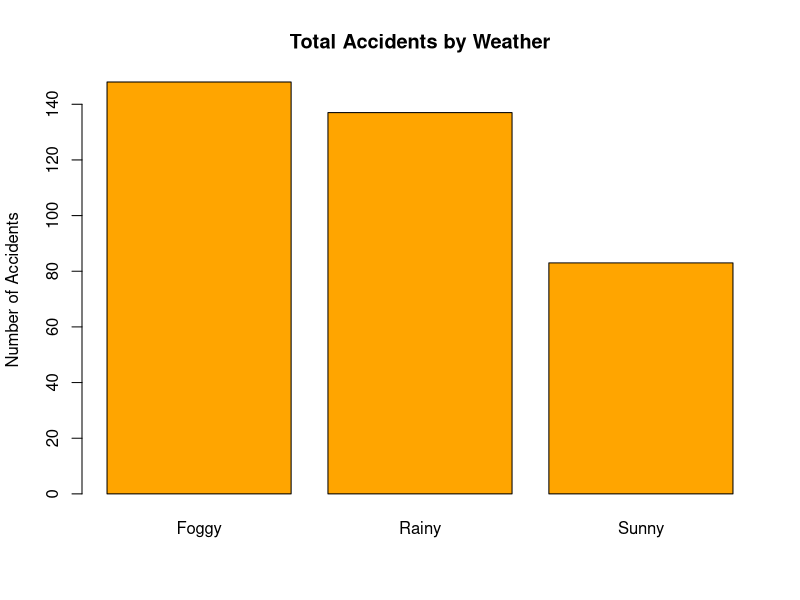
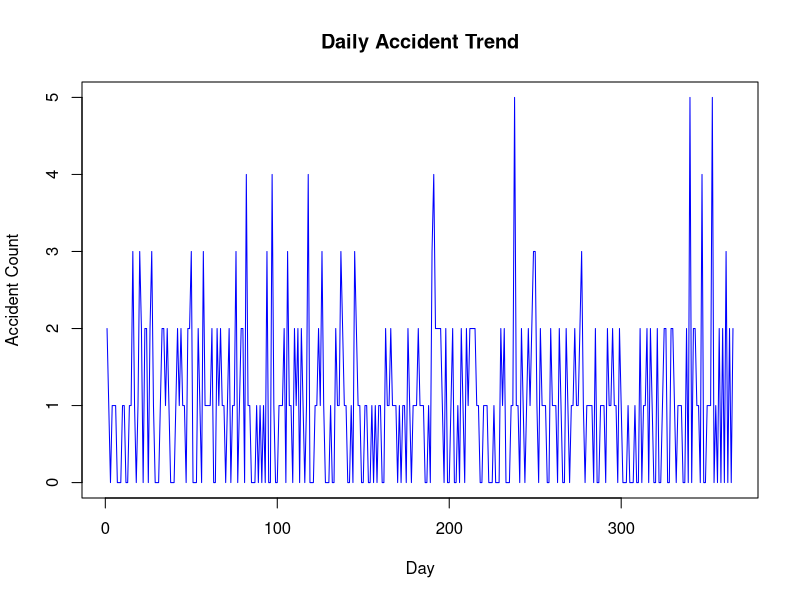
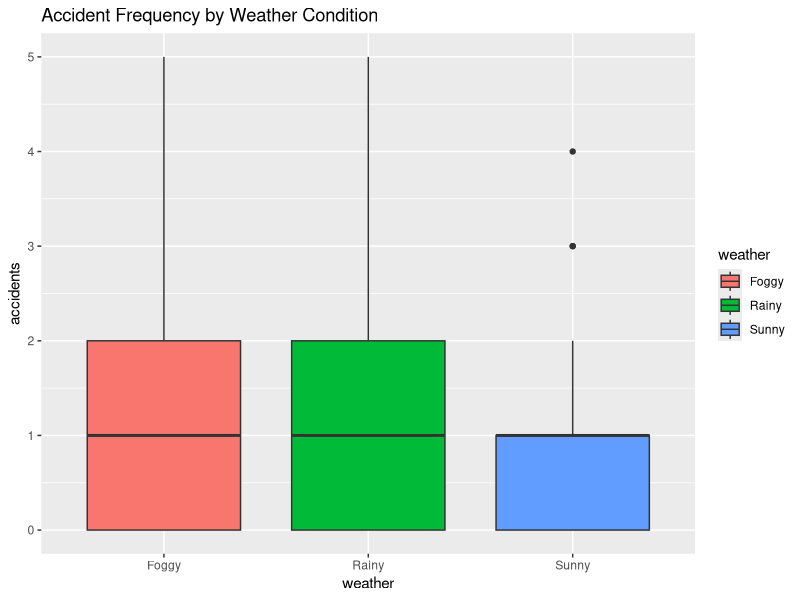
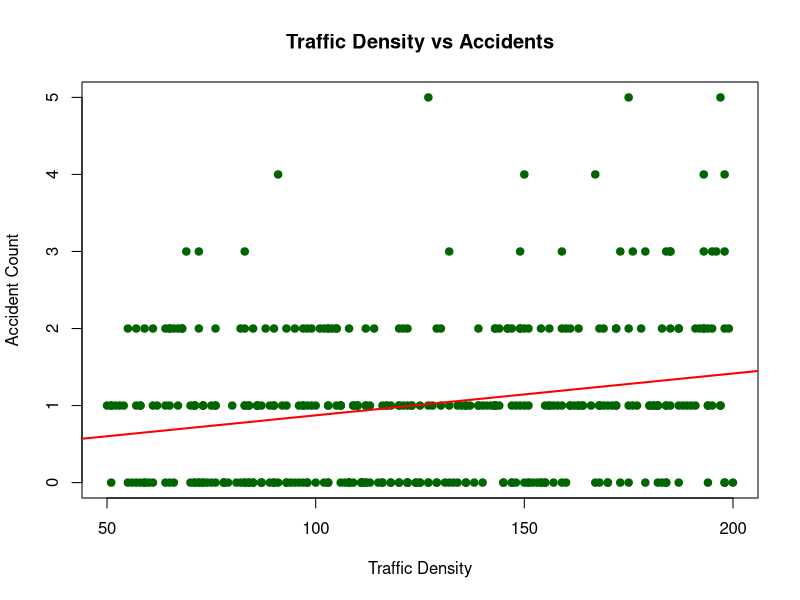
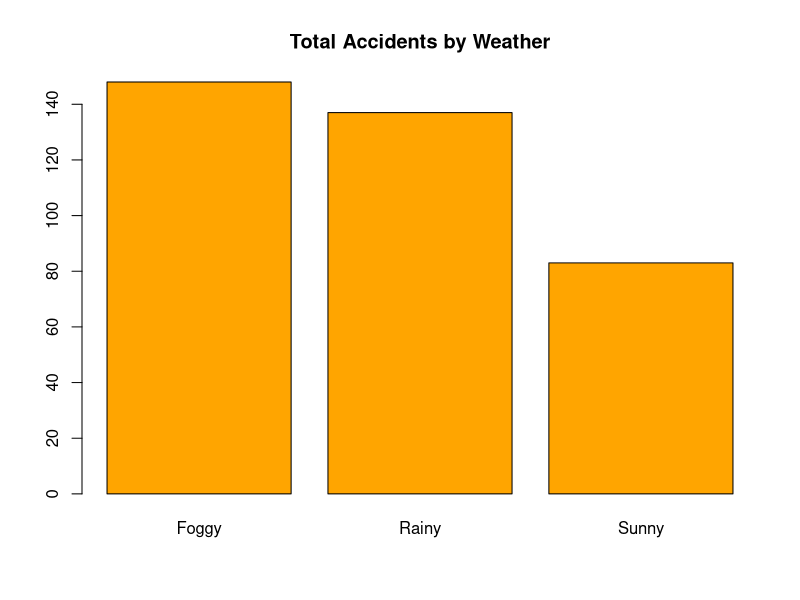
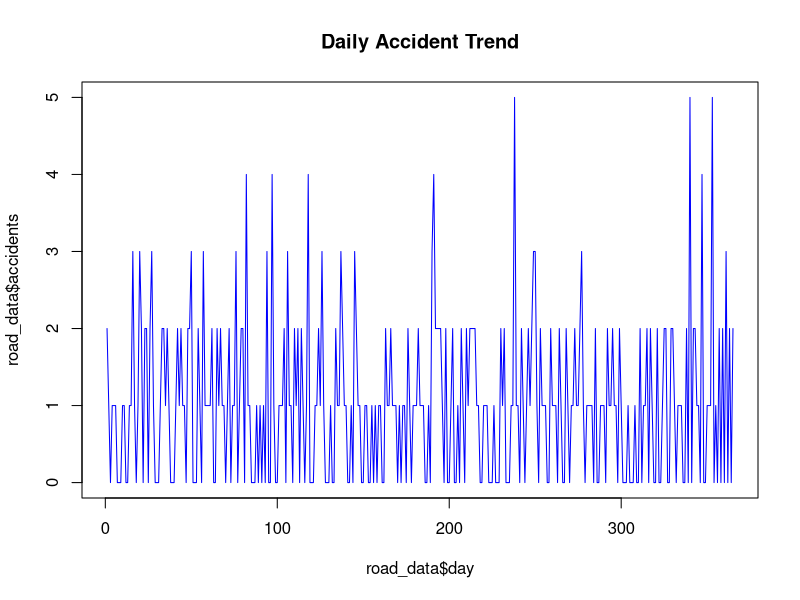
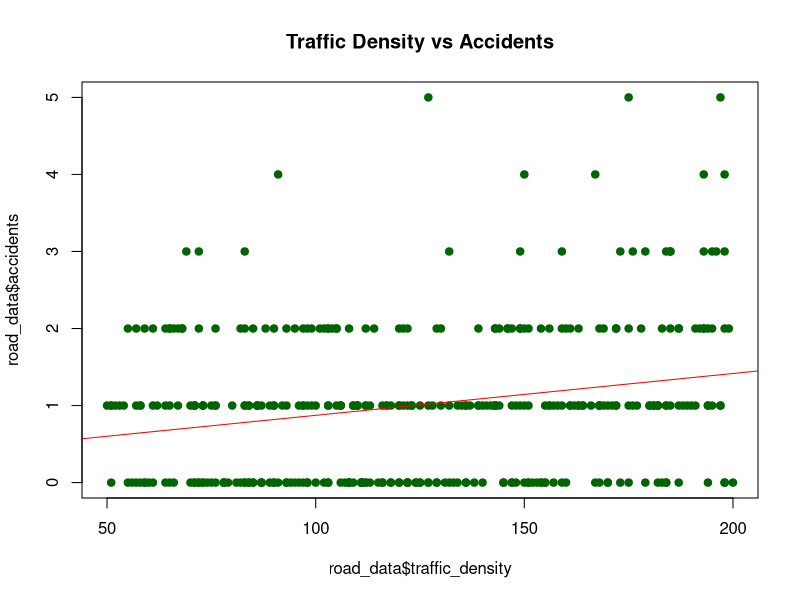

Reproduce these figures in R, in order.
# =====================================================
# ROAD ACCIDENT ANALYSIS USING COUNT DATA
# =====================================================

set.seed(123)

# Generate Sample Data (365 Days)
n <- 365

day <- 1:n
traffic_density <- round(runif(n, 50, 200),0)
weather <- sample(c("Sunny","Rainy","Foggy"), n, replace=TRUE)

# Generate Accident Counts using Poisson Distribution
lambda <- exp(-1 + 0.005*traffic_density +
                ifelse(weather=="Rainy",0.4,
                       ifelse(weather=="Foggy",0.6,0)))

accidents <- rpois(n, lambda)

road_data <- data.frame(day, traffic_density,
                        weather, accidents)

# -----------------------------------------------------
# 1. Bar Plot & Line Chart
# -----------------------------------------------------

# Bar Plot (Total accidents by weather)
weather_total <- tapply(road_data$accidents,
                        road_data$weather, sum)

barplot(weather_total,
        main="Total Accidents by Weather",
        col="orange",
        ylab="Number of Accidents")

# Line Chart (Daily Trend)
plot(road_data$day, road_data$accidents,
     type="l",
     main="Daily Accident Trend",
     xlab="Day",
     ylab="Accident Count",
     col="blue")

# -----------------------------------------------------
# 2. Poisson Regression
# -----------------------------------------------------

poisson_model <- glm(accidents ~ traffic_density + weather,
                     data=road_data,
                     family=poisson)

summary(poisson_model)

# -----------------------------------------------------
# 3. Interpret Coefficients (Odds Ratio Style)
# -----------------------------------------------------

exp_coef <- exp(coef(poisson_model))
print("Exponentiated Coefficients:")
print(exp_coef)

# -----------------------------------------------------
# 4. Compare with Linear Regression
# -----------------------------------------------------

linear_model <- lm(accidents ~ traffic_density + weather,
                   data=road_data)

summary(linear_model)

# -----------------------------------------------------
# 5. ggplot2 Visualization
# -----------------------------------------------------

install.packages("ggplot2")  # Run once
library(ggplot2)

ggplot(road_data, aes(x=weather, y=accidents,
                      fill=weather)) +
  geom_boxplot() +
  labs(title="Accident Frequency by Weather Condition")

# -----------------------------------------------------
# 6. Add Regression Line (Low-Level)
# -----------------------------------------------------

plot(road_data$traffic_density,
     road_data$accidents,
     main="Traffic Density vs Accidents",
     xlab="Traffic Density",
     ylab="Accident Count",
     pch=19, col="darkgreen")

abline(lm(accidents ~ traffic_density,
          data=road_data),
       col="red", lwd=2)

# -----------------------------------------------------
# 7. Save Graphs
# -----------------------------------------------------

pdf("Road_Accident_Analysis.pdf")

barplot(weather_total, col="orange",
        main="Total Accidents by Weather")

plot(road_data$day, road_data$accidents,
     type="l", col="blue",
     main="Daily Accident Trend")

plot(road_data$traffic_density,
     road_data$accidents,
     pch=19, col="darkgreen",
     main="Traffic Density vs Accidents")
abline(lm(accidents ~ traffic_density,
          data=road_data),
       col="red")

dev.off()

cat("PDF Saved Successfully!")
